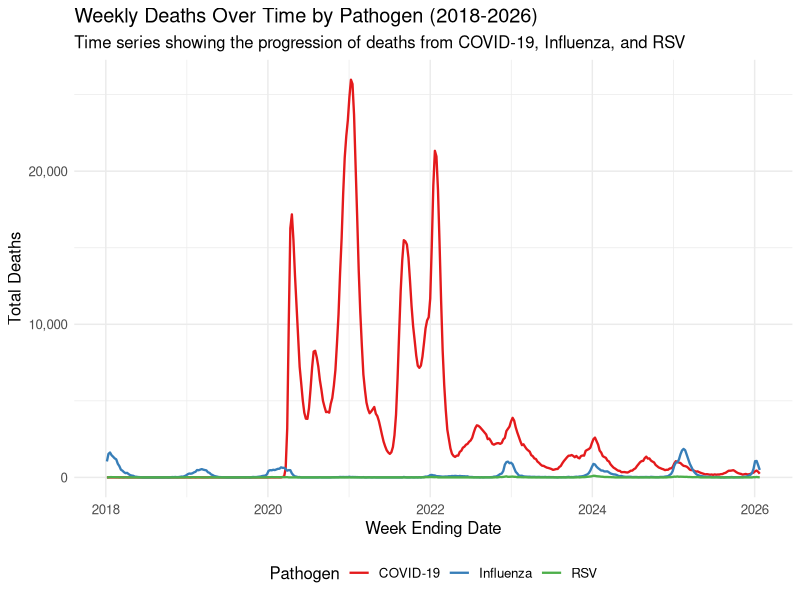
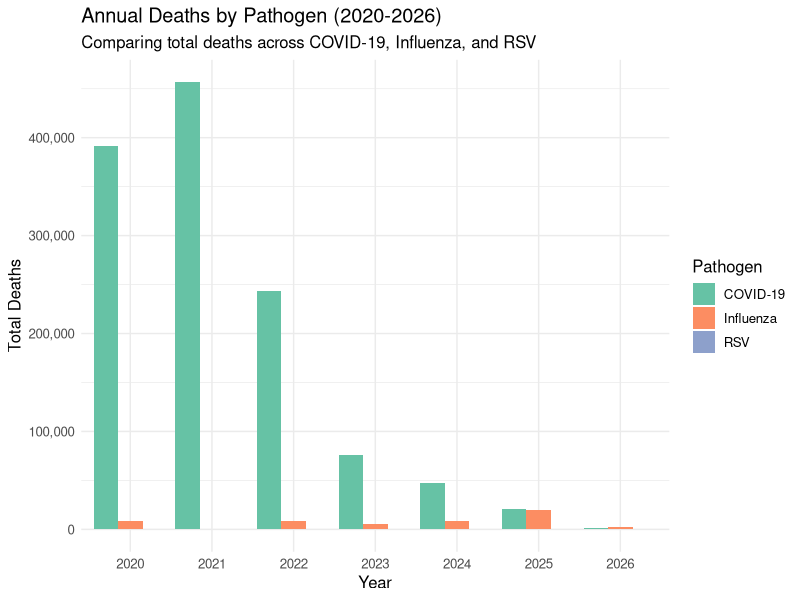
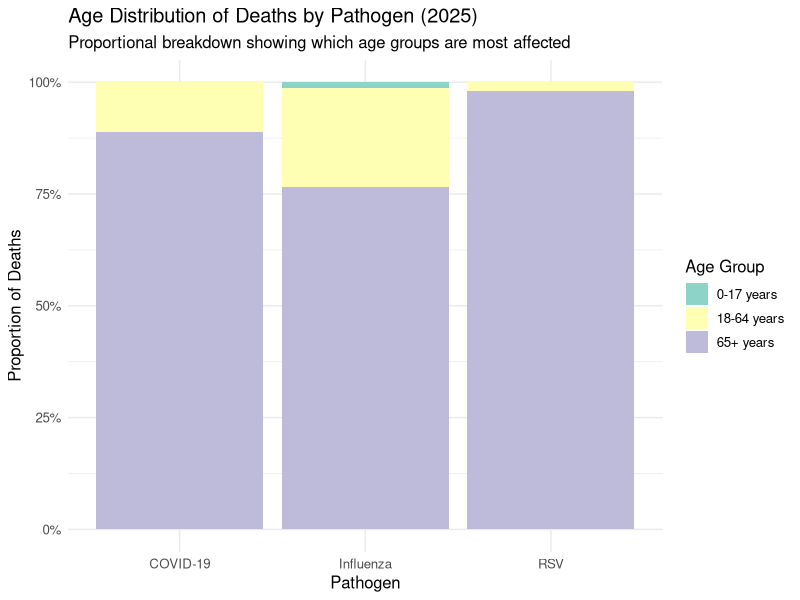
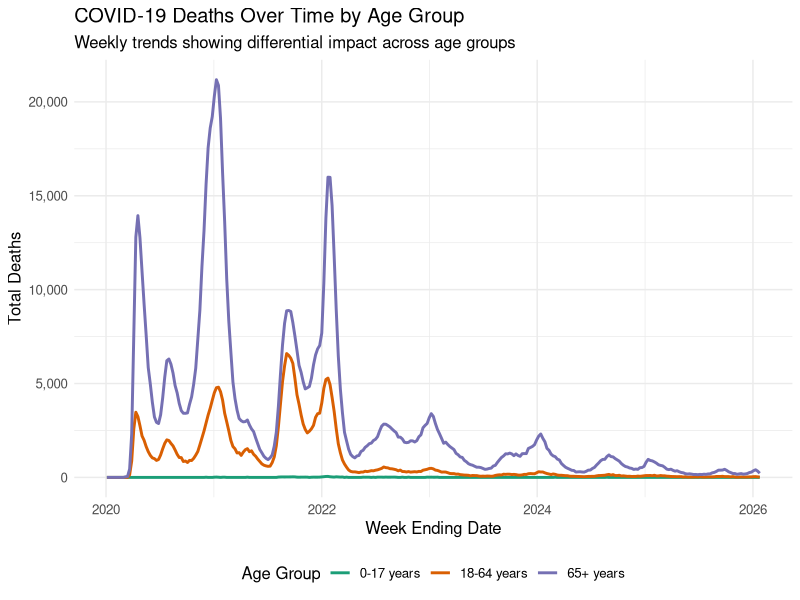
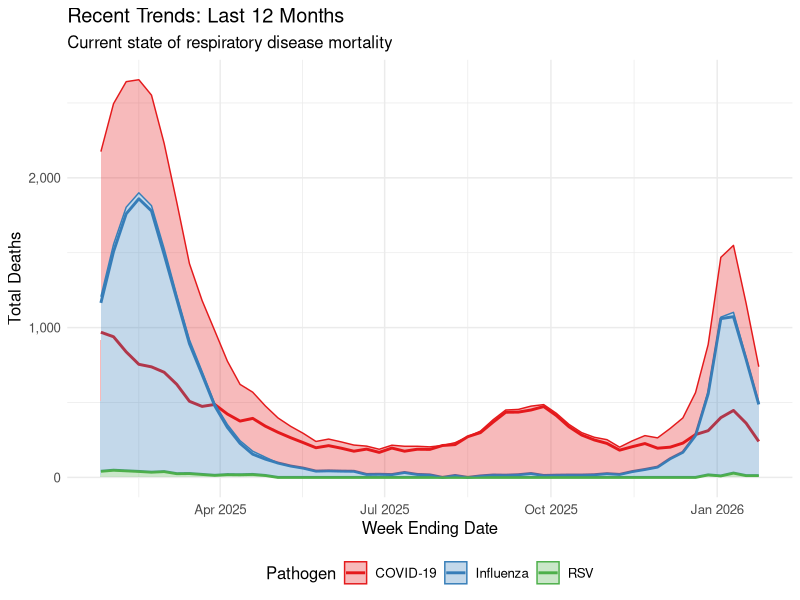

Reproduce these figures in R, in order.
## ---- chunk 1
library(tidyverse)
library(scales)
library(lubridate)
library(dplyr)

#AI tools were used to help understand the mutate funciton

#Read and clean data
#Removing any commas in the numbers and fixing any null values by replacing them with zero

data_clean <- read_csv("Provisional_Percent_of_Deaths_for_COVID-19,_Influenza,_and_RSV_by_Select_Characteristics_20260210.csv") %>%
  mutate(
    deaths = as.numeric(gsub(",", "", deaths)),
    total_deaths = as.numeric(gsub(",", "", total_deaths)),
    weekending_date = ymd(weekending_date)
  ) %>%
  replace_na(list(deaths = 0))

#Removing additional columns to simplify analysis
data_clean <- data_clean %>% select(-data_as_of, -start_date, -end_date, -group,-month, -state, -mmwr_week, -provisional, -suppressed, -percent_deaths)

#Removing rows that calculate other demographic groups outside of Age Group
data_clean <- data_clean %>%
  filter(grepl("Age Group", demographic_type))
## ---- chunk 2
#AI tools were also used to clean up graphs

# Time Series - Weekly Deaths by Pathogen
data_clean %>%
  filter(pathogen != "Combined") %>%
  group_by(weekending_date, pathogen) %>%
  summarise(total_deaths = sum(deaths, na.rm = TRUE), .groups = "drop") %>%
  ggplot(aes(x = weekending_date, y = total_deaths, color = pathogen)) +
  geom_line(linewidth = 0.8) +
  scale_y_continuous(labels = label_comma()) +
  scale_color_brewer(palette = "Set1") +
  theme_minimal() +
  labs(
    title = "Weekly Deaths Over Time by Pathogen (2018-2026)",
    subtitle = "Time series showing the progression of deaths from COVID-19, Influenza, and RSV",
    x = "Week Ending Date",
    y = "Total Deaths",
    color = "Pathogen"
  ) +
  theme(
    text = element_text(size = 12),
    legend.position = "bottom"
  )

# Yearly Comparison - Total Deaths by Pathogen
data_clean %>%
  filter(pathogen != "Combined", year >= 2020) %>%
  group_by(year, pathogen) %>%
  summarise(total_deaths = sum(deaths, na.rm = TRUE), .groups = "drop") %>%
  ggplot(aes(x = factor(year), y = total_deaths, fill = pathogen)) +
  geom_bar(stat = "identity", position = "dodge") +
  scale_y_continuous(labels = label_comma()) +
  scale_fill_brewer(palette = "Set2") +
  theme_minimal() +
  labs(
    title = "Annual Deaths by Pathogen (2020-2026)",
    subtitle = "Comparing total deaths across COVID-19, Influenza, and RSV",
    x = "Year",
    y = "Total Deaths",
    fill = "Pathogen"
  ) +
  theme(text = element_text(size = 12))

# Age Group Distribution - Stacked Proportions
data_clean %>%
  filter(pathogen != "Combined", demographic_type == "Age Group", year == 2025) %>%
  group_by(pathogen, demographic_values) %>%
  summarise(total_deaths = sum(deaths, na.rm = TRUE), .groups = "drop") %>%
  group_by(pathogen) %>%
  mutate(proportion = total_deaths / sum(total_deaths)) %>%
  ggplot(aes(x = pathogen, y = proportion, fill = demographic_values)) +
  geom_bar(stat = "identity", position = "fill") +
  scale_y_continuous(labels = percent_format()) +
  scale_fill_brewer(palette = "Set3") +
  theme_minimal() +
  labs(
    title = "Age Distribution of Deaths by Pathogen (2025)",
    subtitle = "Proportional breakdown showing which age groups are most affected",
    x = "Pathogen",
    y = "Proportion of Deaths",
    fill = "Age Group"
  ) +
  theme(text = element_text(size = 12))

# COVID-19 Focus - Timeline by Age Group
data_clean %>%
  filter(pathogen == "COVID-19",
         demographic_type == "Age Group",
         year >= 2020) %>%
  group_by(weekending_date, demographic_values) %>%
  summarise(total_deaths = sum(deaths, na.rm = TRUE), .groups = "drop") %>%
  ggplot(aes(x = weekending_date, y = total_deaths, color = demographic_values)) +
  geom_line(linewidth = 1) +
  scale_y_continuous(labels = label_comma()) +
  scale_color_brewer(palette = "Dark2") +
  theme_minimal() +
  labs(
    title = "COVID-19 Deaths Over Time by Age Group",
    subtitle = "Weekly trends showing differential impact across age groups",
    x = "Week Ending Date",
    y = "Total Deaths",
    color = "Age Group"
  ) +
  theme(
    text = element_text(size = 12),
    legend.position = "bottom"
  )

# Recent Trends - Last 12 Months
data_clean %>%
  filter(pathogen != "Combined",
         weekending_date >= max(weekending_date) - months(12)) %>%
  group_by(weekending_date, pathogen) %>%
  summarise(total_deaths = sum(deaths, na.rm = TRUE), .groups = "drop") %>%
  ggplot(aes(x = weekending_date, y = total_deaths, color = pathogen, fill = pathogen)) +
  geom_line(linewidth = 1) +
  geom_area(alpha = 0.3) +
  scale_y_continuous(labels = label_comma()) +
  scale_color_brewer(palette = "Set1") +
  scale_fill_brewer(palette = "Set1") +
  theme_minimal() +
  labs(
    title = "Recent Trends: Last 12 Months",
    subtitle = "Current state of respiratory disease mortality",
    x = "Week Ending Date",
    y = "Total Deaths",
    color = "Pathogen",
    fill = "Pathogen"
  ) +
  theme(
    text = element_text(size = 12),
    legend.position = "bottom"
  )

# Summary Statistics
data_clean %>%
  filter(pathogen != "Combined", year >= 2020) %>%
  group_by(pathogen) %>%
  summarise(
    Total_Deaths = sum(deaths, na.rm = TRUE),
    Mean_Weekly_Deaths = mean(deaths, na.rm = TRUE),
    Max_Weekly_Deaths = max(deaths, na.rm = TRUE),
    Min_Weekly_Deaths = min(deaths, na.rm = TRUE)
  ) %>%
  arrange(desc(Total_Deaths)) %>%
  print()
